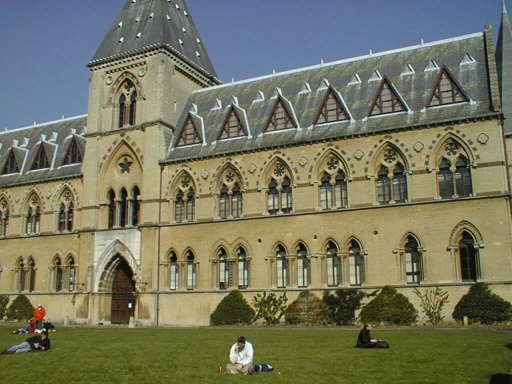
#> input picture MP5-two-view_and_multiview/mp5_part1_data/library1.jpg, 512 x 384 px
$ jupyter execute --allow-errors mrowiec_noel_a5_p1.ipynb
#> lines starting #> are read from the running program, lines starting #| are printed output that depends on the picture; long printed decimals are rounded
[cell 1]
from PIL import Image
import numpy as np
import matplotlib.pyplot as plt

# Part 1 Fundamental Matrix Estimation, Camera Calibration, Triangulation

1.1 Fundamental matrix estimation from ground truth matches

[cell 2]
# [11 lines left out: function display_matches, not called in this run]

[cell 3]
from math import sqrt

def normalize_points(points):

    # De-mean to center the origin at mean.
    mean = np.mean(points, axis=0)
    # Rescale.
    std_x = np.std(points[:, 0])
    std_y = np.std(points[:, 1])


    T = np.array([[sqrt(2)/std_x, 0, -sqrt(2)/std_x*mean[0]],
                          [0, sqrt(2)/std_y, -sqrt(2)/std_y*mean[1]],
                          [0, 0, 1]])

    # Homogeneous coords.
    points = np.concatenate((points, np.ones((points.shape[0], 1))), axis=1)
    normalized = np.dot(T, points.T).T

    return normalized[:, 0:2], T

[cell 4]
def visualize_fundamental(matches, F, I1, I2):
    # Visualize the fundamental matrix in image 2
    N = len(matches)
    M = np.c_[matches[:,0:2], np.ones((N,1))].transpose()
    L1 = np.matmul(F, M).transpose() # transform points from
    # the first image to get epipolar lines in the second image

    # find points on epipolar lines L closest to matches(:,3:4)
    l = np.sqrt(L1[:,0]**2 + L1[:,1]**2)
    L = np.divide(L1, np.kron(np.ones((3,1)), l).transpose())   # rescale the line
    pt_line_dist = np.multiply(L, np.c_[matches[:, 2:4], np.ones((N, 1))]).sum(axis = 1)
    closest_pt = matches[:, 2:4] - np.multiply(L[:, 0:2],np.kron(np.ones((2, 1)), pt_line_dist).transpose())

    # find endpoints of segment on epipolar line (for display purposes)
    pt1 = closest_pt - np.c_[L[:,1], -L[:,0]] * 10    # offset from the closest point is 10 pixels
    pt2 = closest_pt + np.c_[L[:,1], -L[:,0]] * 10

    # display points and segments of corresponding epipolar lines
    fig, ax = plt.subplots()
    ax.set_aspect('equal')
    ax.imshow(np.array(I2).astype(np.uint8))
    ax.plot(matches[:, 2],matches[:, 3],  '+r')
    ax.plot([matches[:, 2], closest_pt[:, 0]],[matches[:, 3], closest_pt[:, 1]], 'r')
    ax.plot([pt1[:, 0], pt2[:, 0]],[pt1[:, 1], pt2[:, 1]], 'g')
    plt.show()

[cell 5]
# [23 lines left out: function get_distance, not called in this run]

[cell 6]
def fit_fundamental(matches, is_normalized):
    if is_normalized:
        pts1, T1 = normalize_points(matches[:, :2])
        pts2, T2 = normalize_points(matches[:, 2:])
        A = []
        for i in range(pts1.shape[0]):
            x0,y0 = pts1[i]
            x1,y1 = pts2[i]
            A.append([x1 * x0, x1 * y0, x1, y1 * x0, y1 * y0, y1, x0, y0, 1])
        A = np.array(A)
        _, _, V = np.linalg.svd(A)
        F = V[-1, :].reshape((3, 3))
        U, S, V = np.linalg.svd(F)
        S[-1] = 0 # enforce rank-2 constraint
        F = T2.T @ U @ np.diag(S) @ V @ T1
        return F
    else:
        A = []
        for match in matches:
            x0,y0,x1,y1=match
            A.append([x1 * x0, x1 * y0, x1, y1 * x0, y1 * y0, y1, x0, y0, 1])
        A = np.array(A)
        _, _, V = np.linalg.svd(A)
        F = V[-1, :].reshape((3, 3))
        U, S, V = np.linalg.svd(F)
        S[-1] = 0  # enforce rank-2 constraint
        F = U @ np.diag(S) @ V
        return F

[cell 7]
## Fundamental Matrix Estimation


##
## load images and match files for the first example
##

# I1 = Image.open('mp5_part1_data/library1.jpg');
# I2 = Image.open('mp5_part1_data/library2.jpg');
# matches = np.loadtxt('mp5_part1_data/library_matches.txt');
library_image1 = Image.open('mp5_part1_data/library1.jpg')
#> library_image1 is the input picture: PIL image 512x384 RGB; mean R, G, B 116.2, 117.4, 94.6
library_image2 = Image.open('mp5_part1_data/library2.jpg')
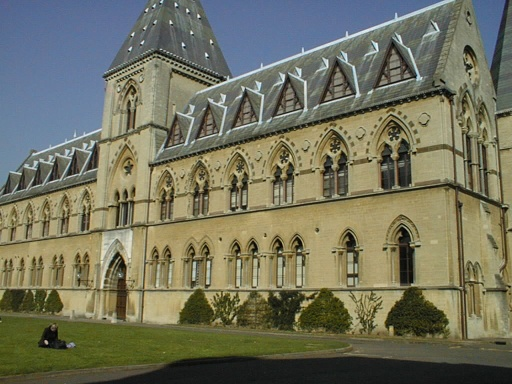
#> input picture MP5-two-view_and_multiview/mp5_part1_data/library2.jpg, 512 x 384 px
#> library_image2 is the input picture: PIL image 512x384 RGB; mean R, G, B 114.3, 114.3, 93.7
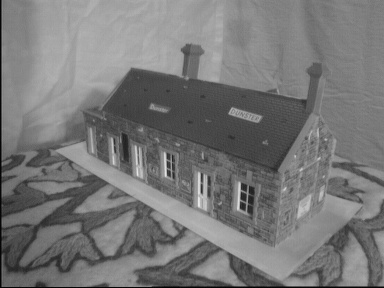
#> input picture MP5-two-view_and_multiview/mp5_part1_data/house1.jpg, 384 x 288 px
#> further down, house_1 is the input picture: PIL image 384x288 RGB; min 0, max 232, mean 119.2
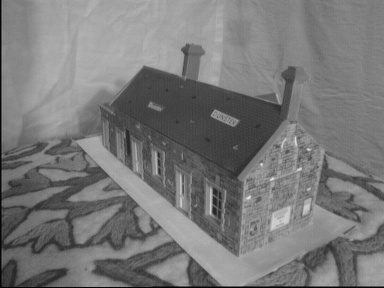
#> input picture MP5-two-view_and_multiview/mp5_part1_data/house2.jpg, 384 x 288 px
#> further down, house_2 is the input picture: PIL image 384x288 RGB; min 0, max 229, mean 120.7
#> (the rest of this cell did not finish here and is left out)

[cell 8]
#unnormalized
is_normalized = False
#> (the rest of this cell did not finish here and is left out)

Part 1.2 Camera calibration

[cell 9]
# [10 lines left out: function calc_projection, not called in this run]

[cell 10]
# [19 lines left out: function evaluate_points, not called in this run]

[cell 11]
# [14 lines left out: function part1_2, not called in this run]

[cell 12]
## Camera Calibration
projection_matrices ={}
image_names = ['Lab image 1', 'Lab image 2', 'Library image 1', 'Library image 2']

#> (the rest of this cell did not finish here and is left out)

Part 1.3 Calculate the camera centers

[cell 13]
import scipy


# [10 lines left out: function decomposition, not called in this run]

[cell 14]
import numpy.linalg as nl
# [4 lines left out: function camera_center, not called in this run]

#> (a cell that did not finish here is left out)

[cell 16]
# [15 lines left out: function triangulate_points, not called in this run]

[cell 17]
import matplotlib.pyplot as plt
import numpy as np

# [12 lines left out: function visualize_3d, not called in this run]

[cell 18]
## Task 4: Triangulation
lab_points_3d_list = []
#> (the rest of this cell did not finish here and is left out)

#> (a cell that did not finish here is left out)

[cell 20]
library_points_3d_list = []
#> (the rest of this cell did not finish here and is left out)

part 1.5 Fundamental matrix estimation without ground-truth matches

[cell 21]
import cv2
import numpy as np
from random import sample

[cell 22]
def ransac_fundamental_matrix(match1, match2, iterations=1000, threshold=0.01, num_picked=8):
    best_fundamental = None
    best_inliers = []
    best_errors = None

    for _ in range(iterations):
        indices = sample(range(len(match1)), num_picked)
        random_match1 = match1[indices]
        random_match2 = match2[indices]
        random_match = np.hstack((random_match1, random_match2))

        fundamental_matrix = fit_fundamental(random_match, is_normalized=True)
        errors = 0
        inliers = []

        for it, (p1, p2) in enumerate(zip(match1, match2)):
            temp_error = np.abs(np.dot(np.concatenate([p2, [1]]).T,
                                       np.dot(fundamental_matrix,
                                              np.concatenate([p1, [1]]))))
            if temp_error < threshold:
                inliers.append(it)
            errors += temp_error

        if len(inliers) > len(best_inliers):
            best_fundamental = fundamental_matrix
            best_errors = errors
            best_inliers = inliers

    return best_fundamental, best_inliers, best_errors

[cell 23]
def fit_fundamental_matrix_without_groundtruth(img1, img2):
    """Calculate the fundamental matrix without ground-truth matches."""

    # Convert images to grayscale
    gray1 = cv2.cvtColor(img1, cv2.COLOR_BGR2GRAY)
    gray2 = cv2.cvtColor(img2, cv2.COLOR_BGR2GRAY)

    # Detect SIFT keypoints and descriptors
    sift = cv2.SIFT_create()
    keypoints1, descriptors1 = sift.detectAndCompute(gray1, None)
#> keypoints1 = 585 keypoints; strongest (x, y, size): (202, 191, 2), (242, 206, 3.8), (243, 196, 3.9), (243, 187, 3.9)
    keypoints2, descriptors2 = sift.detectAndCompute(gray2, None)
#> keypoints2 = 595 keypoints; strongest (x, y, size): (308, 149, 2.1), (300, 169, 2.2), (214, 211, 3.3), (210, 212, 2.2)


    bf_matcher = cv2.BFMatcher()
    matches = bf_matcher.knnMatch(descriptors1, descriptors2, k=2)
#> matches = 585 matches
    good_matches = [m for m, n in matches if m.distance < 0.6 * n.distance]
#> good_matches = 88 matches

    # Extract matched keypoints
    pts1 = np.float32([keypoints1[m.queryIdx].pt for m in good_matches])
#> pts1 = 88 pairs, first value 7.01 to 362, second value 63.37 to 273.4
    pts2 = np.float32([keypoints2[m.trainIdx].pt for m in good_matches])
#> pts2 = 88 pairs, first value 7.06 to 375.6, second value 63.44 to 270.6

    # Calculate the fundamental matrix using RANSAC
    F, inliers, total_error = ransac_fundamental_matrix(pts1, pts2)
#> the loop in ransac_fundamental_matrix, `for _ in range(iterations):` made 1000 passes
#> (indices, T1 in fit_fundamental, T2 in fit_fundamental) on passes 1 to 4: ([49, 53, 5, 33, 65, 62, 51, 38], [[0.0222, 0, -3.7], [0, 0.0228, -4.55], [0, 0, 1]], [[0.0267, 0, -3.94], [0, 0.0226, -4.44], [0, 0, 1]]), ([61, 45, 74, 27, 64, 17, 36, 12], [[0.0168, 0, -2.72], [0, 0.0258, -5.37], [0, 0, 1]], [[0.0181, 0, -2.55], [0, 0.0272, -5.56], [0, 0, 1]]), ([79, 32, 68, 77, 18, 39, 12, 9], [[0.0131, 0, -2.16], [0, 0.0288, -5.27], [0, 0, 1]], [[0.0144, 0, -2.2], [0, 0.0295, -5.33], [0, 0, 1]]), ([87, 42, 60, 71, 12, 45, 55, 40], [[0.0157, 0, -3.15], [0, 0.0253, -4.72], [0, 0, 1]], [[0.0158, 0, -2.92], [0, 0.0259, -4.86], [0, 0, 1]])
#> indices on pass 54: [74, 21, 55, 24, 45, 14, 8, 3]

    print(f"Number of inliers: {len(inliers)}")
#| Number of inliers: 69
    print(f"Total error: {total_error}")
#| Total error: 1.216

    inlier_matches = np.array([pts1[i].tolist() + pts2[i].tolist() for i in inliers])

    return F, inlier_matches

[cell 24]
house_1 = Image.open('mp5_part1_data/house1.jpg')
house_2 = Image.open('mp5_part1_data/house2.jpg')

house_F, house_matches = fit_fundamental_matrix_without_groundtruth(np.array(house_1), np.array(house_2))
visualize_fundamental(house_matches, house_F, house_1, house_2)
#> in visualize_fundamental, `plt.show()`:
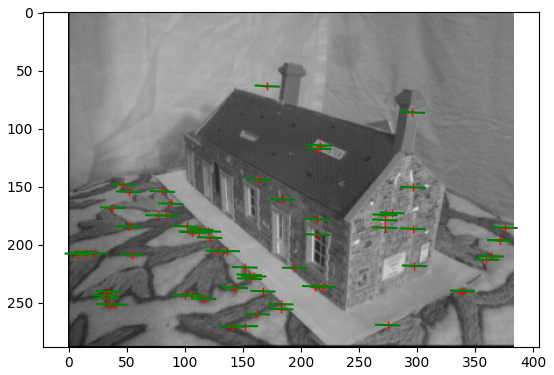
#> figure drawn by matplotlib, 1 panel
